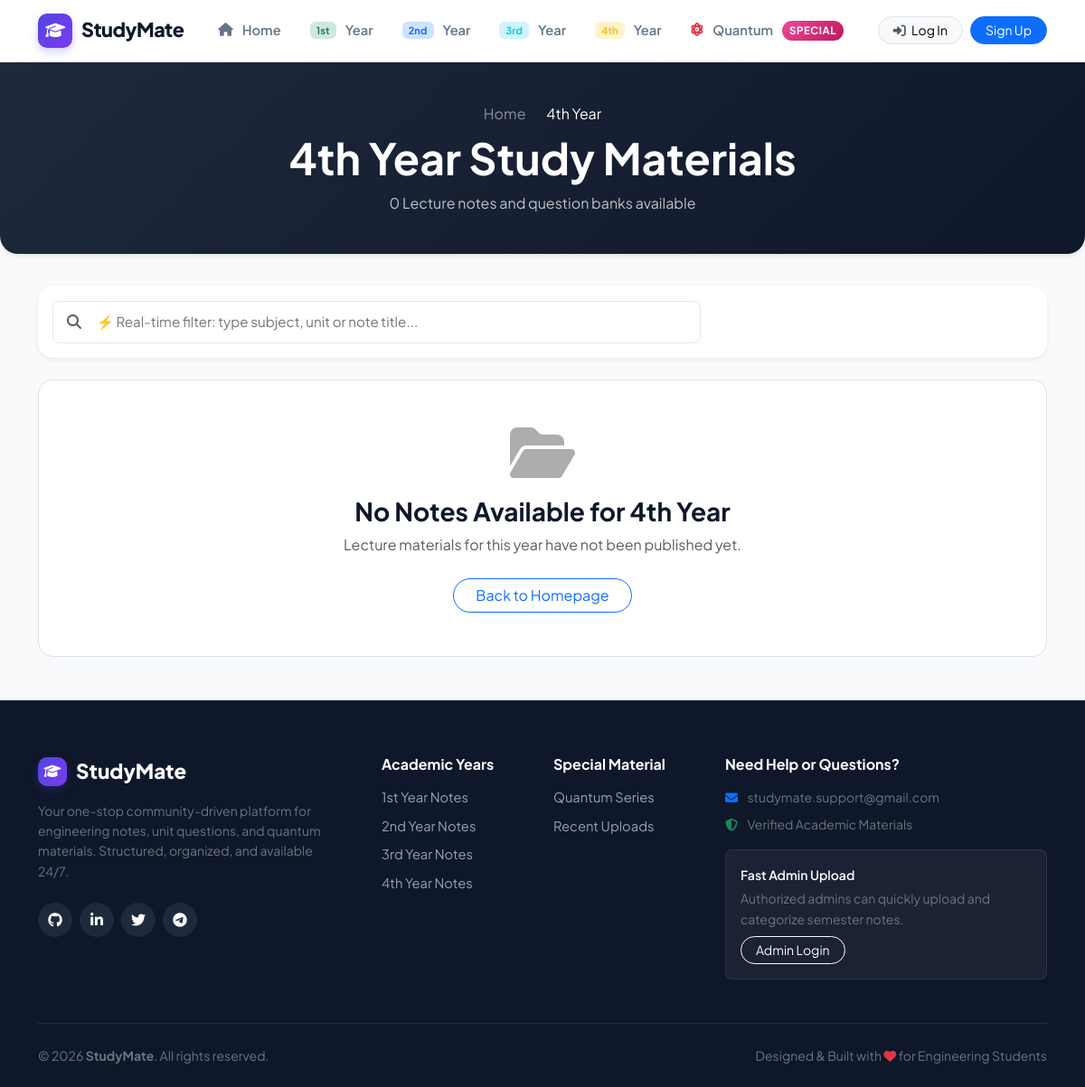
/year/4/, run on an earlier commit of the app's database.
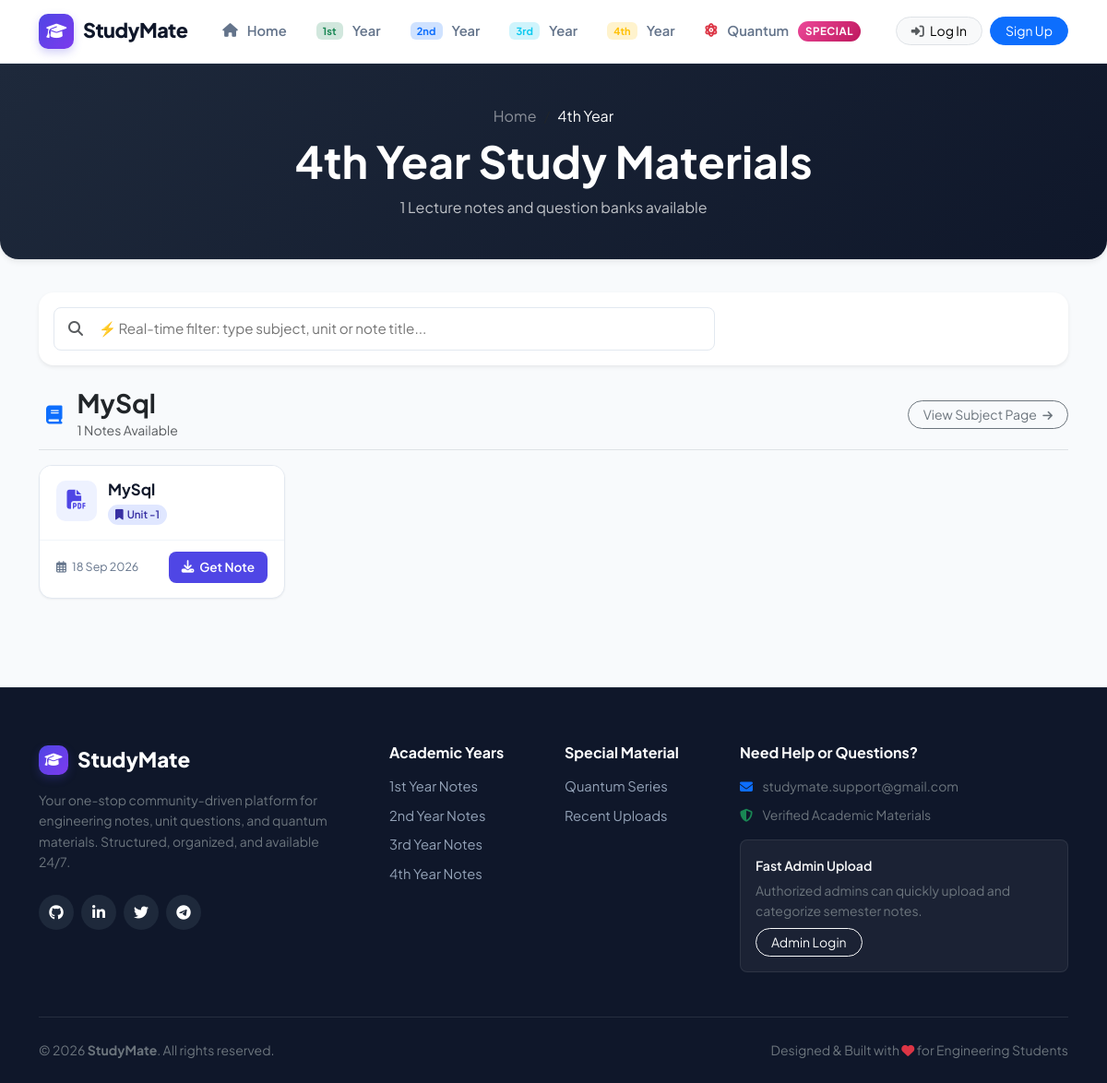
And on a later commit of the database.
### notes/models.py (models this page shows, shortened)
class Subject(models.Model):
    name = models.CharField(max_length=100)
    year = models.IntegerField()  # 1 for 1st year, 2 for 2nd year, etc.
    image = models.ImageField(upload_to='subject_images/', null=True, blank=True)
    is_quantum = models.BooleanField(default=False)
    class Meta:
        ordering = ['year', 'name']
        verbose_name = "Subject"
        verbose_name_plural = "Subjects"

class Note(models.Model):
    title = models.CharField(max_length=200)
    chapter = models.ForeignKey(Chapter, on_delete=models.CASCADE, related_name='notes')
    file = models.FileField(upload_to='notes/')
    uploaded_by = models.ForeignKey(User, on_delete=models.CASCADE, related_name='uploaded_notes')
    upload_date = models.DateTimeField(auto_now_add=True)
    class Meta:
        ordering = ['-upload_date']
        verbose_name = "Note"
        verbose_name_plural = "Notes"

class Chapter(models.Model):
    name = models.CharField(max_length=255)
    subject = models.ForeignKey(Subject, on_delete=models.CASCADE, related_name='chapters')
    image = models.ImageField(upload_to='chapter_images/', null=True, blank=True)
    class Meta:
        ordering = ['subject', 'name']
        verbose_name = "Chapter / Unit"
        verbose_name_plural = "Chapters / Units"

### notes/views.py (the view)
# urls.py: path('year/<int:year>/', views.year_notes, name='year_notes'),
def year_notes(request, year):
    query = request.GET.get('q', '').strip()
    subjects = Subject.objects.filter(year=year, is_quantum=False).order_by('name')
    subjects_data = []
    total_year_notes = 0
    for subject in subjects:
        notes_qs = Note.objects.filter(chapter__subject=subject).select_related('chapter', 'uploaded_by').order_by('-upload_date')
        if query:
            notes_qs = notes_qs.filter(
                Q(title__icontains=query) |
                Q(chapter__name__icontains=query)
            )
        notes = list(notes_qs)
        total_year_notes += len(notes)
        if notes or not query:  # Don't hide empty subjects if not searching
            subjects_data.append({
                'subject': subject,
                'notes': notes,
                'count': len(notes)
            })
    suffix = "st" if year == 1 else "nd" if year == 2 else "rd" if year == 3 else "th"
    return render(request, 'year_view.html', {
        'year_num': year,
        'year': f'{year}{suffix} Year',
        'subjects': subjects_data,
        'total_notes': total_year_notes,
        'query': query,
    })

### templates/year_view.html (shortened to what the changed rows need)
{% extends 'base.html' %}
{% block content %}
<section class="page-header-banner text-center">
    <div class="container">
        <nav aria-label="breadcrumb">
            <ol class="breadcrumb justify-content-center mb-2">
            </ol>
        </nav>
        <h1 class="display-5 fw-bold mb-2">{{ year }} Study Materials</h1>
        <p class="text-light opacity-75 mb-0">
            {{ total_notes }} Lecture notes and question banks available
        </p>
    </div>
</section>
<div class="container pb-5">
    {% if subjects %}
        {% for subject_data in subjects %}
            <div class="subject-container-item mb-5" data-subject-name="{{ subject_data.subject.name|lower }}">
                <div class="d-flex align-items-center justify-content-between mb-3 border-bottom pb-2 flex-wrap gap-2">
                    <div class="d-flex align-items-center gap-2">
                        <div class="p-2 bg-primary-light text-primary rounded-3">
                            <i class="fas fa-book fa-lg"></i>
                        </div>
                        <div>
                            <h3 class="fw-bold mb-0 text-dark">{{ subject_data.subject.name }}</h3>
                            <small class="text-muted">{{ subject_data.notes|length }} Notes Available</small>
                        </div>
                    </div>
                    <a href="{% url 'subject_notes' subject_data.subject.id %}" class="btn btn-sm btn-outline-secondary rounded-pill px-3">
                        View Subject Page <i class="fas fa-arrow-right ms-1 small"></i>
                    </a>
                </div>
                <div class="row g-3">
                    {% for note in subject_data.notes %}
                        <div class="col-xl-3 col-lg-4 col-md-6 note-searchable-item"
                             data-title="{{ note.title|lower }}"
                             data-chapter="{{ note.chapter.name|lower }}"
                             data-subject="{{ subject_data.subject.name|lower }}">
                            <div class="note-card-modern">
                                <div class="note-card-header">
                                    <div class="file-type-icon">
                                        <i class="fas fa-file-pdf"></i>
                                    </div>
                                    <div class="note-header-text">
                                        <h6 class="note-title-heading" title="{{ note.title }}">{{ note.title }}</h6>
                                        <div class="note-meta-pills">
                                            <span class="pill-chapter" title="{{ note.chapter.name }}">
                                                <i class="fas fa-bookmark me-1"></i>{{ note.chapter.name }}
                                            </span>
                                        </div>
                                    </div>
                                </div>
                                <div class="note-card-body">
                                    <div class="note-upload-info">
                                        <i class="far fa-calendar-alt me-1"></i> {{ note.upload_date|date:"d M Y" }}
                                    </div>
                                    <div class="d-flex align-items-center gap-2">
                                        <a href="{{ note.file.url }}" class="btn-download-modern" download>
                                            <i class="fas fa-download"></i> Get Note
                                        </a>
                                    </div>
                                </div>
                            </div>
                        </div>
                    {% empty %}
                        <div class="col-12">
                            <div class="p-4 bg-white rounded-3 border text-center text-muted">
                                No notes uploaded for this subject yet.
                            </div>
                        </div>
                    {% endfor %}
                </div>
            </div>
        {% endfor %}
    {% else %}
        <div class="text-center py-5 bg-white rounded-4 border">
            <i class="fas fa-folder-open fa-4x text-muted mb-3 opacity-50"></i>
            <h3 class="fw-bold">No Notes Available for {{ year }}</h3>
            <p class="text-muted mb-4">Lecture materials for this year have not been published yet.</p>
            {% if user.is_staff %}
                <a href="{% url 'add_note' %}" class="btn btn-primary rounded-pill px-4">
                    <i class="fas fa-cloud-upload-alt me-2"></i>Upload the First Note
                </a>
            {% else %}
                <a href="{% url 'home' %}" class="btn btn-outline-primary rounded-pill px-4">Back to Homepage</a>
            {% endif %}
        </div>
    {% endif %}
</div>
{% endblock %}

What changed in the data, as far as the page shows it:
added Subject: subject.name "MySql", notes|length "1"
added Note: title "MySql", chapter.name "Unit -1", upload_date "18 Sep 2026"
Also different on the page:
{{ total_notes }}: "0" → "1"
{{ year }}: "4th Year" → (not shown)
text no longer shown: "No Notes Available for Lecture materials for this year have not been published yet. Back to Homepage"
